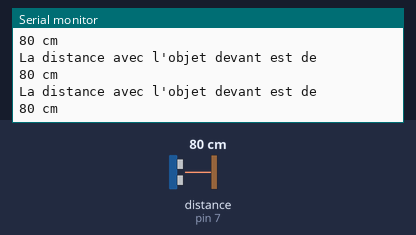
A sketch run on a simulated Arduino Uno, built with avr-gcc and run on an emulated ATmega328P. Shown: the last lines printed to the serial monitor. The inputs (shaded band) are chosen by the test bench; at power-on: distance to the obstacle (sensor on pin 7) 80 cm.

Above: at 1.2 s.
1.3 s: distance to the obstacle (sensor on pin 7) set to 2 cm
At 1.74 s:
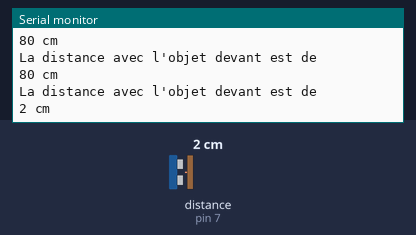
4.3 s: distance to the obstacle (sensor on pin 7) set to 4 cm
At 4.5 s:
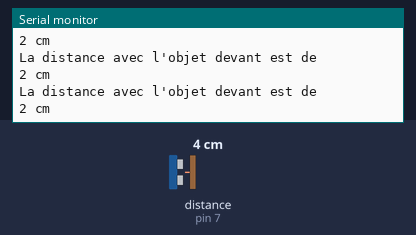
Timing chart, 0 to 7.3 s (numbered marks = the images above; inputs shaded):
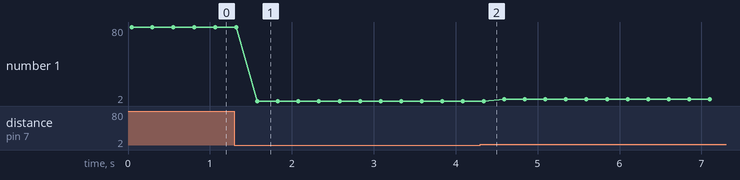

Measured:
- after the input at 1.3 s, the serial monitor: prints a new line after 0.28 s (image 1)
- plotted number 1: 80 → 2 after the input at 1.3 s, 2 → 4 after the input at 4.3 s

The sketch:

code.ino
```cpp
#include "Ultrasonic.h"

Ultrasonic ultrasonic(7);
void setup()
{
    Serial.begin(9600);
}
void loop()
{

    long distanceCM;

    Serial.println("La distance avec l'objet devant est de ");
    distanceCM = ultrasonic.MeasureInCentimeters();
    Serial.print(distanceCM);//0~400cm
    Serial.println(" cm");
    delay(250);
}
```
